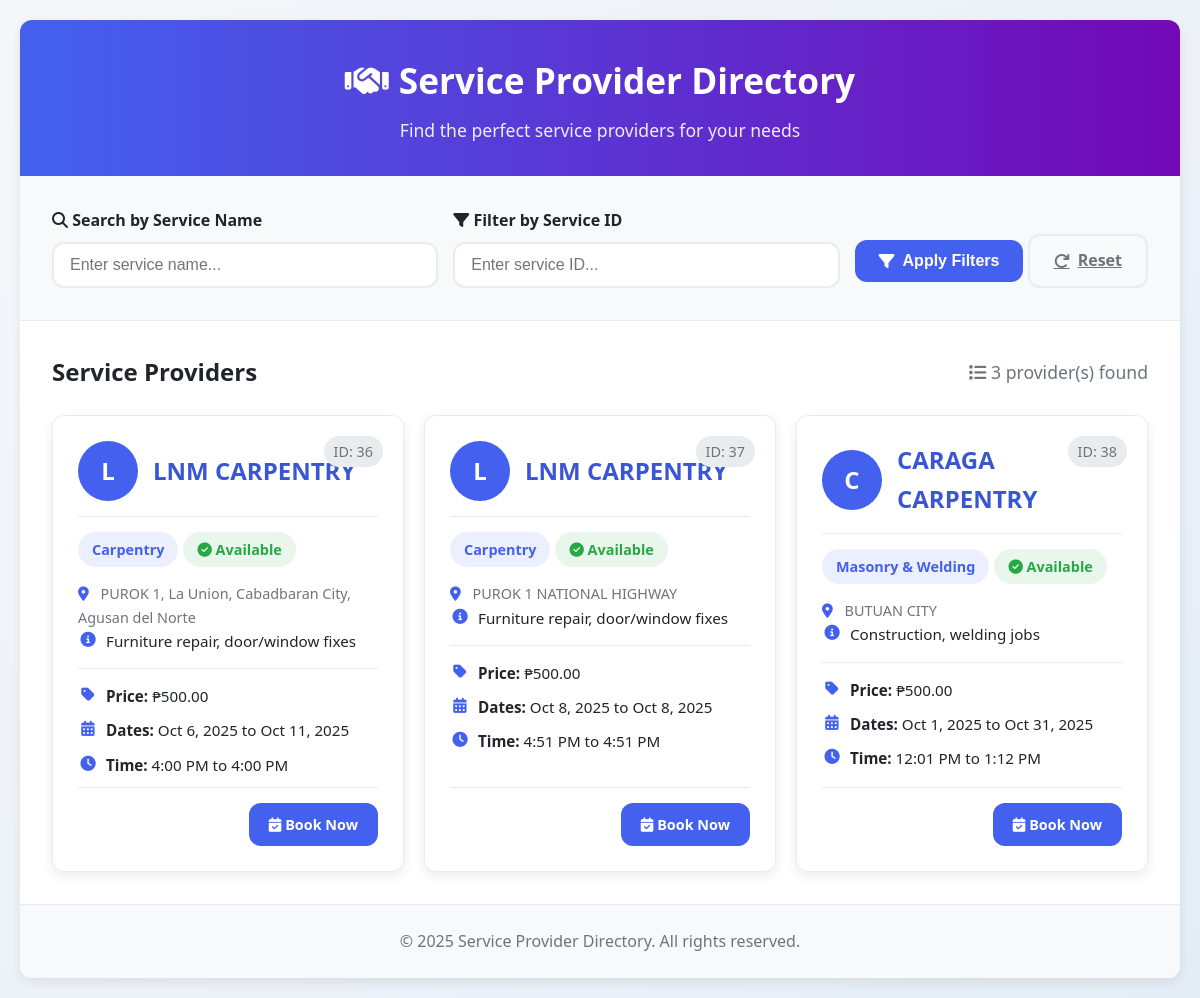
Before: /content/serviceProvider.php with the older database file.
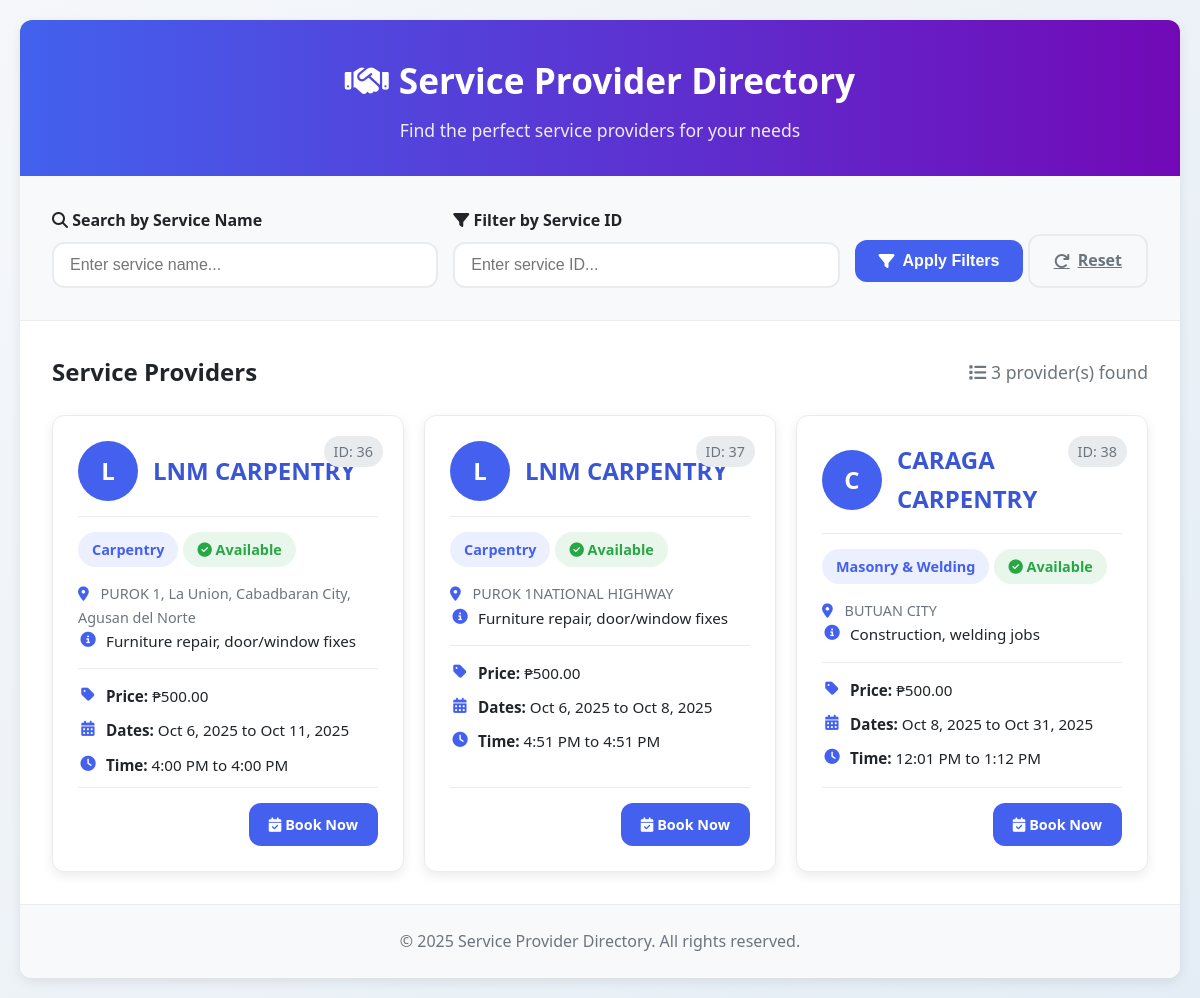
After: the same page with the newer database file.
### tables this page shows
CREATE TABLE `service_providers` (
  `id` int(11) NOT NULL,
  `user_id` int(11) NOT NULL,
  `company_name` varchar(255) NOT NULL,
  `company_address` text NOT NULL,
  `company_email` varchar(255) NOT NULL,
  `contact_number` varchar(50) NOT NULL,
  `service_name` varchar(255) NOT NULL,
  `description` text DEFAULT NULL,
  `registration_date` timestamp NOT NULL DEFAULT current_timestamp(),
  `service_id` int(11) DEFAULT NULL,
  `service_description` text DEFAULT NULL,
  `price` decimal(10,2) NOT NULL,
  `available_date` date NOT NULL DEFAULT '2025-01-01',
  `available_time` time NOT NULL DEFAULT '00:00:00',
  `is_approved` int(11) NOT NULL,
  `available_date_from` date DEFAULT NULL,
  `available_date_to` date DEFAULT NULL,
  `available_time_from` time DEFAULT NULL,
  `available_time_to` time DEFAULT NULL,
  `is_available` tinyint(1) NOT NULL DEFAULT 1
);

### content/serviceProvider.php (the view, shortened to what the changed rows need)
<!DOCTYPE html>
<html lang="en">
<head>
    <link rel="stylesheet" href="https://cdnjs.cloudflare.com/ajax/libs/font-awesome/6.4.0/css/all.min.css">
</head>
<body>
<div class="container">
    <header>
        <h1><i class="fas fa-handshake"></i> Service Provider Directory</h1>
    </header>
    <section class="results-section">
        <div class="results-header">
            <h2>Service Providers</h2>
                <?php
                require '../db.php';
                $sql = "SELECT * FROM service_providers";
                $where_clauses = ["is_approved = 1"];
                $sql .= " WHERE " . implode(" AND ", $where_clauses);
                $stmt = $conn->prepare($sql);
                if ($stmt) {
                    $stmt->execute();
                    $result = $stmt->get_result();
                } else {
                    echo "<span>Error preparing query.</span>";
                    $result = false;
                }
                ?>
        </div>
        <?php
        if ($result && $result->num_rows > 0) {
            echo '<div class="card-container">';
            while($row = $result->fetch_assoc()) {
                $is_available = $row['is_available'] ?? 0;
                echo '<div class="provider-card">';
                echo '<div class="provider-id">ID: ' . htmlspecialchars($row['id']) . '</div>';
                echo '<div class="card-header">';
                echo '<div class="company-avatar">' . substr(htmlspecialchars($row['company_name']), 0, 1) . '</div>';
                echo '<h3 class="company-name">' . htmlspecialchars($row['company_name']) . '</h3>';
                echo '</div>';
                echo '<div class="card-body">';
                echo '<span class="service-badge">' . htmlspecialchars($row['service_name']) . '</span>';
                if ($is_available) {
                    echo '<span class="status-badge available"><i class="fas fa-check-circle"></i> Available</span>';
                } else {
                    echo '<span class="status-badge unavailable"><i class="fas fa-times-circle"></i> Not Available</span>';
                }
                echo '<p class="company-address"><i class="fas fa-map-marker-alt"></i> ' . htmlspecialchars($row['company_address']) . '</p>';
                echo '<div class="service-details">';
                echo '<p><i class="fas fa-info-circle"></i><span>' . htmlspecialchars($row['service_description']) . '</span></p>';
                echo '<hr style="margin: 15px 0; border: 0; border-top: 1px solid var(--light-gray);">';
                echo '<p><i class="fas fa-tag"></i><span><strong>Price:</strong> ₱' . number_format($row['price'], 2) . '</span></p>';
                echo '<p><i class="fas fa-calendar-alt"></i><span><strong>Dates:</strong> ' . date("M j, Y", strtotime($row['available_date_from'])) . ' to ' . date("M j, Y", strtotime($row['available_date_to'])) . '</span></p>';
                echo '<p><i class="fas fa-clock"></i><span><strong>Time:</strong> ' . date("g:i A", strtotime($row['available_time_from'])) . ' to ' . date("g:i A", strtotime($row['available_time_to'])) . '</span></p>';
                echo '</div>';
                echo '</div>';
                echo '<div class="card-footer">';
                if ($is_available) {
                    echo '<a href="book_service.php?provider_id=' . htmlspecialchars($row['id']) . '" class="btn btn-primary btn-book-now">';
                    echo '<i class="fas fa-calendar-check"></i> Book Now';
                    echo '</a>';
                } else {
                    echo '<button class="btn btn-disabled btn-book-now" disabled>';
                    echo '<i class="fas fa-calendar-times"></i> Unavailable';
                    echo '</button>';
                }
                echo '</div>';
                echo '</div>';
            }
            echo '</div>';
        } else {
            echo '<div class="no-results">';
            echo '<i class="fas fa-search"></i>';
            echo '<h3>No service providers found</h3>';
            echo '<p>Try adjusting your search criteria or browse all providers.</p>';
            echo '</div>';
        }
        ?>
    </section>
</div>
</body>
</html>

Changed rows visible on the page:
changed service_providers "4:51 PM": company_address "PUROK 1 NATIONAL HIGHWAY" → "PUROK 1NATIONAL HIGHWAY"; available_date_from "Oct 8, 2025" → "Oct 6, 2025"
changed service_providers "CARAGA CARPENTRY": available_date_from "Oct 1, 2025" → "Oct 8, 2025"
